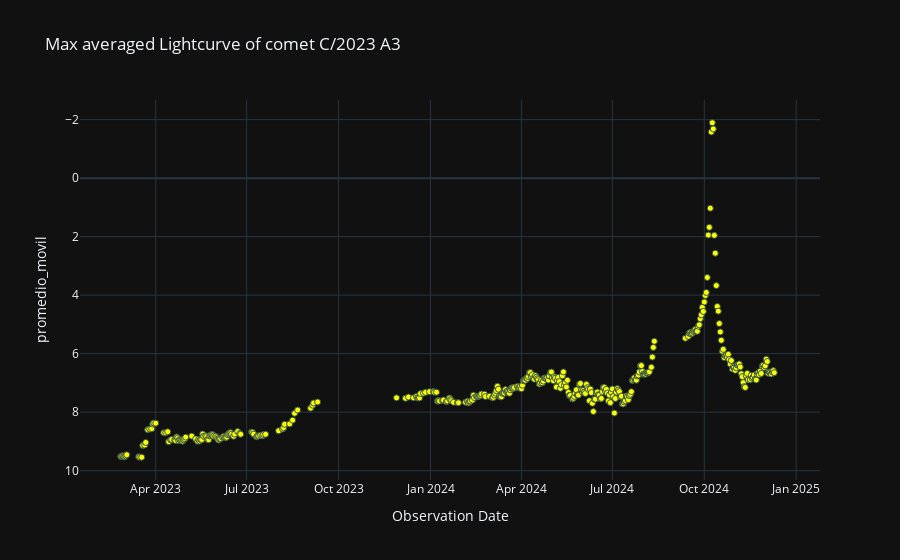

The notebook cell this image was saved under:
### Code cell
# Gráfica de lus promediada
labels = {'obs_date':'Observation Date','magnitud_reducida':'Magnitude reduced'}
fig = px.scatter(curva_de_luz_externa_v1_df, x='obs_date', y='promedio_movil', template= 'plotly_dark', labels= labels, title=f'Max averaged Lightcurve of comet {nombre_cometa}')
fig.update_traces(marker=dict(color='yellow', size=6, line= dict(width=1, color='DarkSlateGrey')))
fig.update_yaxes(autorange="reversed")
fig.show()

### Figure 1 — Plotly figure (JSON) as saved in the notebook; plotly's stock layout.template omitted (floating-point values rounded to 4 significant figures; data arrays with more than 128 entries replaced by an {"elided": "..."} marker saying what was removed)
{"data": [{"hovertemplate": "Observation Date=%{x}<br>promedio_movil=%{y}<extra></extra>", "legendgroup": "", "marker": {"color": "yellow", "line": {"color": "DarkSlateGrey", "width": 1}, "size": 6, "symbol": "circle"}, "mode": "markers", "name": "", "orientation": "v", "showlegend": false, "type": "scatter", "x": {"elided": "392 str values"}, "xaxis": "x", "y": {"elided": "392 float values"}, "yaxis": "y"}], "layout": {"legend": {"tracegroupgap": 0}, "title": {"text": "Max averaged Lightcurve of comet C/2023 A3"}, "xaxis": {"anchor": "y", "domain": [0, 1], "title": {"text": "Observation Date"}}, "yaxis": {"anchor": "x", "autorange": "reversed", "domain": [0, 1], "title": {"text": "promedio_movil"}}}}
